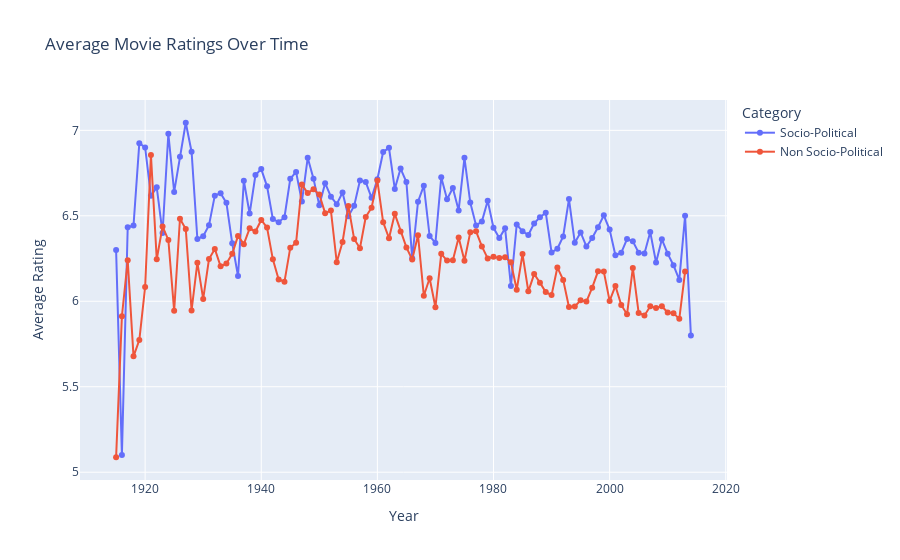

Notebook code cell kept with this figure:
### Code cell
#*****************************************************************************************************************
#Trend Analysis Over Time: Analyze how the critical reception of movies in the Socio-political and Non Socio-Political categories has changed over time.
#*****************************************************************************************************************

# Assuming you have your DataFrame 'df' and other necessary setup

# Group by ReleaseYear and Category, then calculate the mean rating for each group
df = df[df['MovieReleaseDate'] >= 1915]
mean_ratings_over_time = df.groupby(['MovieReleaseDate', 'Category'])['averageRating'].mean().unstack().reset_index()

# Plotting with Plotly Graph Objects
trace_socio_political = go.Scatter(x=mean_ratings_over_time['MovieReleaseDate'], y=mean_ratings_over_time['Socio-Political'],
                                   mode='lines+markers', name='Socio-Political')

trace_non_socio_political = go.Scatter(x=mean_ratings_over_time['MovieReleaseDate'], y=mean_ratings_over_time['Non Socio-Political'],
                                       mode='lines+markers', name='Non Socio-Political')

data = [trace_socio_political, trace_non_socio_political]

layout = go.Layout(
    title='Average Movie Ratings Over Time',
    xaxis=dict(title='Year'),
    yaxis=dict(title='Average Rating'),
    legend=dict(title='Category'),
)

fig = go.Figure(data=data, layout=layout)

fig_json = fig.to_json()
with open('figure_state.json', 'w') as json_file:
    json_file.write(fig_json)
# Show the plot
fig.show()

### Figure 1 — Plotly figure (JSON) as saved in the notebook; plotly's stock layout.template omitted (floating-point values rounded to 4 significant figures)
{"data": [{"mode": "lines+markers", "name": "Socio-Political", "type": "scatter", "x": [1915, 1916, 1917, 1918, 1919, 1920, 1921, 1922, 1923, 1924, 1925, 1926, 1927, 1928, 1929, 1930, 1931, 1932, 1933, 1934, 1935, 1936, 1937, 1938, 1939, 1940, 1941, 1942, 1943, 1944, 1945, 1946, 1947, 1948, 1949, 1950, 1951, 1952, 1953, 1954, 1955, 1956, 1957, 1958, 1959, 1960, 1961, 1962, 1963, 1964, 1965, 1966, 1967, 1968, 1969, 1970, 1971, 1972, 1973, 1974, 1975, 1976, 1977, 1978, 1979, 1980, 1981, 1982, 1983, 1984, 1985, 1986, 1987, 1988, 1989, 1990, 1991, 1992, 1993, 1994, 1995, 1996, 1997, 1998, 1999, 2000, 2001, 2002, 2003, 2004, 2005, 2006, 2007, 2008, 2009, 2010, 2011, 2012, 2013, 2014], "y": [6.3, 5.1, 6.433, 6.443, 6.925, 6.9, 6.617, 6.667, 6.4, 6.98, 6.64, 6.845, 7.044, 6.875, 6.364, 6.381, 6.445, 6.618, 6.632, 6.576, 6.339, 6.148, 6.705, 6.513, 6.739, 6.773, 6.672, 6.481, 6.463, 6.492, 6.717, 6.757, 6.583, 6.84, 6.717, 6.561, 6.691, 6.612, 6.568, 6.637, 6.498, 6.558, 6.707, 6.697, 6.605, 6.714, 6.874, 6.898, 6.658, 6.776, 6.697, 6.252, 6.583, 6.676, 6.381, 6.342, 6.726, 6.597, 6.663, 6.531, 6.839, 6.578, 6.444, 6.467, 6.589, 6.43, 6.37, 6.427, 6.09, 6.449, 6.409, 6.388, 6.456, 6.491, 6.518, 6.286, 6.307, 6.38, 6.598, 6.343, 6.403, 6.321, 6.37, 6.433, 6.503, 6.42, 6.269, 6.284, 6.364, 6.351, 6.284, 6.28, 6.405, 6.227, 6.363, 6.279, 6.211, 6.125, 6.5, 5.8]}, {"mode": "lines+markers", "name": "Non Socio-Political", "type": "scatter", "x": [1915, 1916, 1917, 1918, 1919, 1920, 1921, 1922, 1923, 1924, 1925, 1926, 1927, 1928, 1929, 1930, 1931, 1932, 1933, 1934, 1935, 1936, 1937, 1938, 1939, 1940, 1941, 1942, 1943, 1944, 1945, 1946, 1947, 1948, 1949, 1950, 1951, 1952, 1953, 1954, 1955, 1956, 1957, 1958, 1959, 1960, 1961, 1962, 1963, 1964, 1965, 1966, 1967, 1968, 1969, 1970, 1971, 1972, 1973, 1974, 1975, 1976, 1977, 1978, 1979, 1980, 1981, 1982, 1983, 1984, 1985, 1986, 1987, 1988, 1989, 1990, 1991, 1992, 1993, 1994, 1995, 1996, 1997, 1998, 1999, 2000, 2001, 2002, 2003, 2004, 2005, 2006, 2007, 2008, 2009, 2010, 2011, 2012, 2013, 2014], "y": [5.088, 5.912, 6.24, 5.678, 5.773, 6.083, 6.856, 6.245, 6.438, 6.359, 5.944, 6.483, 6.422, 5.946, 6.226, 6.014, 6.247, 6.306, 6.204, 6.221, 6.278, 6.383, 6.334, 6.427, 6.408, 6.475, 6.431, 6.245, 6.127, 6.114, 6.314, 6.342, 6.682, 6.633, 6.655, 6.625, 6.516, 6.53, 6.228, 6.347, 6.558, 6.365, 6.311, 6.493, 6.548, 6.706, 6.462, 6.369, 6.512, 6.408, 6.315, 6.244, 6.386, 6.033, 6.135, 5.965, 6.277, 6.238, 6.24, 6.373, 6.237, 6.403, 6.409, 6.321, 6.251, 6.261, 6.253, 6.257, 6.228, 6.068, 6.276, 6.058, 6.159, 6.109, 6.054, 6.036, 6.198, 6.125, 5.966, 5.969, 6.006, 5.999, 6.08, 6.175, 6.174, 6.002, 6.09, 5.979, 5.924, 6.195, 5.932, 5.917, 5.97, 5.96, 5.971, 5.934, 5.931, 5.897, 6.174, null]}], "layout": {"legend": {"title": {"text": "Category"}}, "title": {"text": "Average Movie Ratings Over Time"}, "xaxis": {"title": {"text": "Year"}}, "yaxis": {"title": {"text": "Average Rating"}}}}
